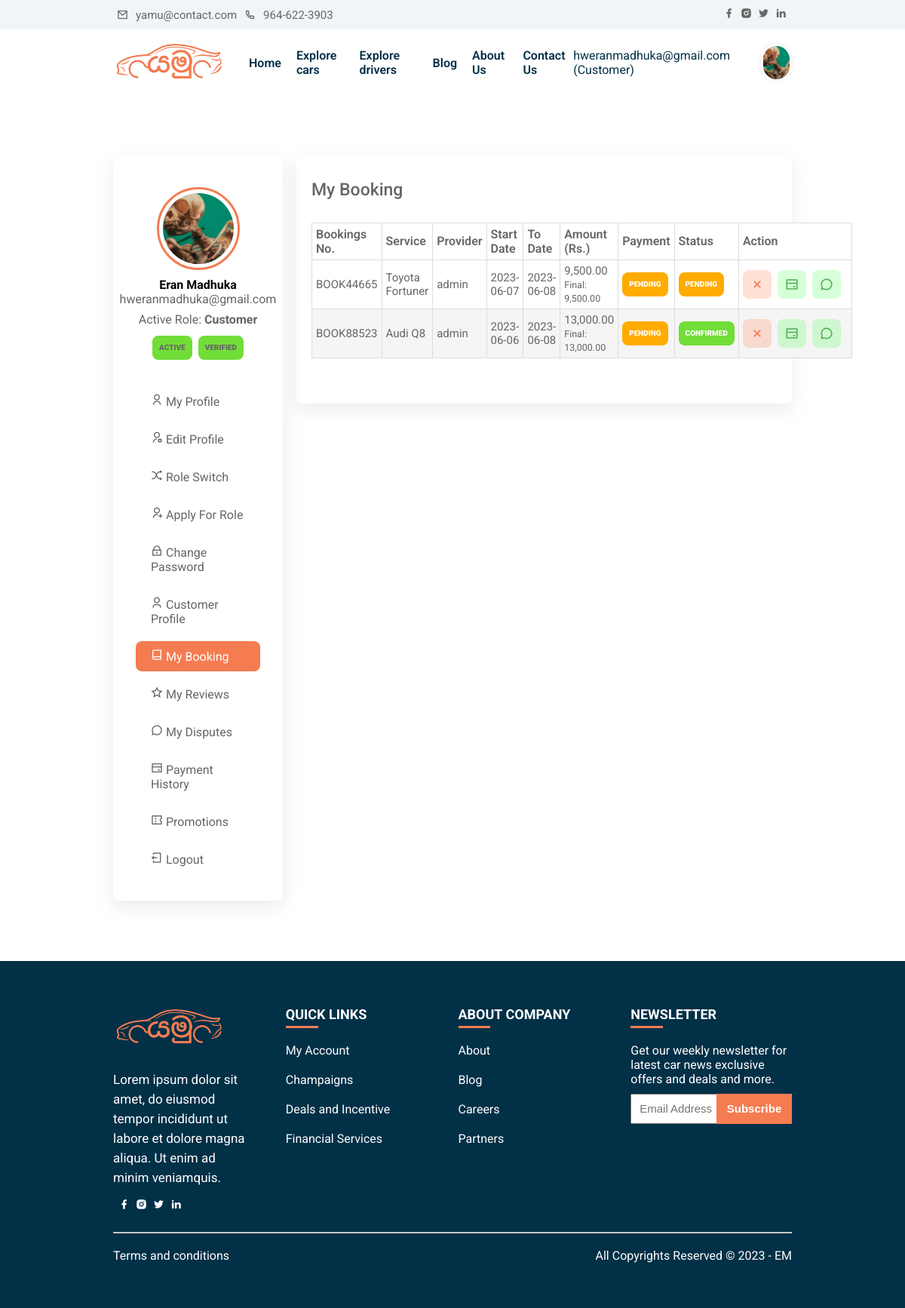
The page /my-booking.php (signed in) on the database as committed earlier.
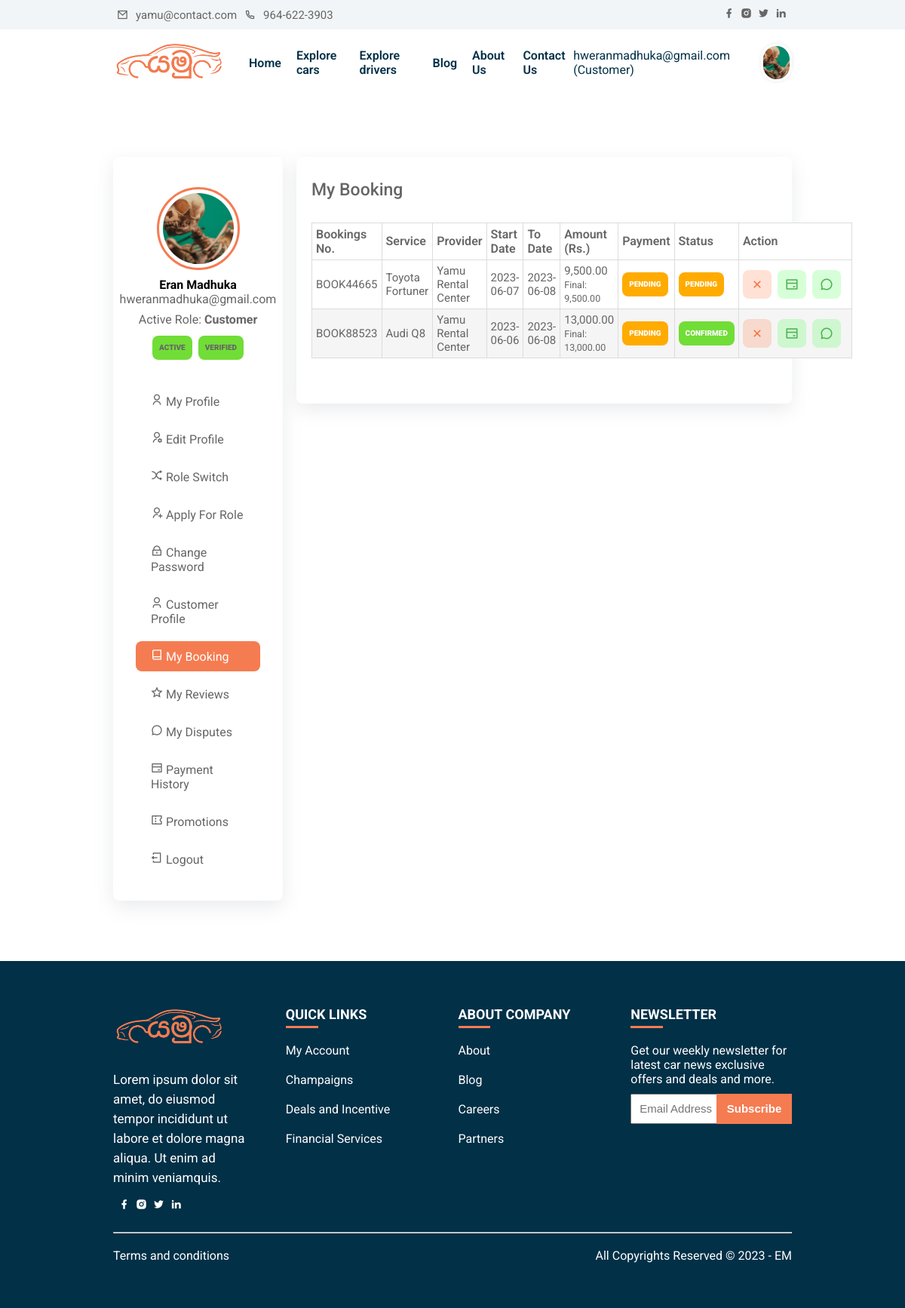
The same page on the database as committed later.
### tables this page shows
CREATE TABLE IF NOT EXISTS `booking` (
  `booking_id` int(11) NOT NULL AUTO_INCREMENT,
  `booking_No` varchar(50) DEFAULT NULL,
  `user_ID` int(11) DEFAULT NULL,
  `driver_id` int(11) DEFAULT NULL,
  `vehicle_ID` int(11) DEFAULT NULL,
  `start_Data` varchar(20) DEFAULT NULL,
  `end_Date` varchar(20) DEFAULT NULL,
  `total` double DEFAULT NULL,
  `status` int(11) DEFAULT '0',
  `booking_status` varchar(20) NOT NULL DEFAULT 'pending',
  `payment_status` varchar(20) NOT NULL DEFAULT 'pending',
  `promotion_id` int(11) DEFAULT NULL,
  `promo_code` varchar(50) DEFAULT NULL,
  `discount_amount` decimal(10,2) NOT NULL DEFAULT '0.00',
  `final_amount` decimal(10,2) DEFAULT NULL,
  `booking_Date` datetime DEFAULT NULL,
  `created_at` datetime DEFAULT NULL,
  `updated_at` datetime DEFAULT NULL,
  `cancelled_at` datetime DEFAULT NULL,
  `completed_at` datetime DEFAULT NULL,
  `update_Date` datetime DEFAULT NULL,
  PRIMARY KEY (`booking_id`)
);

CREATE TABLE IF NOT EXISTS `users` (
  `user_id` int(11) NOT NULL AUTO_INCREMENT,
  `username` varchar(50) DEFAULT NULL,
  `password` varchar(50) DEFAULT NULL,
  `role` enum('admin','staff','driver','customer') NOT NULL DEFAULT 'customer',
  `full_name` varchar(255) DEFAULT NULL,
  `email` varchar(255) DEFAULT NULL,
  `address` longtext,
  `city` varchar(50) DEFAULT NULL,
  `phone` varchar(11) DEFAULT NULL,
  `dob` varchar(50) DEFAULT NULL,
  `license_or_nic` varchar(100) DEFAULT NULL,
  `verification_status` varchar(20) NOT NULL DEFAULT 'verified',
  `bio` longtext,
  `profile_pic` varchar(255) DEFAULT NULL,
  `account_status` varchar(20) NOT NULL DEFAULT 'active',
  `rag_date` datetime DEFAULT NULL,
  `created_at` datetime DEFAULT NULL,
  `updated_at` datetime DEFAULT NULL,
  PRIMARY KEY (`user_id`)
);

### includes/auth.php (called while the page is built, shortened)
<?php
function yamu_e($value)
{
    return htmlspecialchars((string) $value, ENT_QUOTES, 'UTF-8');
}
function yamu_money($amount)
{
    return number_format((float) $amount, 2);
}
function yamu_badge_class($status)
{
    $status = strtolower(trim((string) $status));
    if (in_array($status, ['active', 'approved', 'verified', 'confirmed', 'completed', 'paid', 'available', 'good', 'visible', 'resolved'], true)) {
        return 'Status-conpleted-badge';
    }
    if (in_array($status, ['pending', 'under_review', 'unverified', 'booked', 'due soon', 'open', 'flagged', 'busy', 'on_request'], true)) {
        return 'Status-pending-badge';
    }
    return 'Status-inactive-badge';
}

### includes/booking-management.php (called while the page is built, shortened)
<?php
require_once __DIR__ . '/auth.php';
function yamu_booking_normalize_payment_status($status)
{
    $status = strtolower(trim((string) $status));
    $allowed = ['pending', 'paid', 'failed', 'refunded'];
    return in_array($status, $allowed, true) ? $status : 'pending';
}

### my-booking.php (the view, shortened to what the changed rows need)
<?php
    require_once __DIR__ . '/includes/auth.php';
    require_once __DIR__ . '/includes/booking-management.php';
?>
<!DOCTYPE html>
<html lang="en">
<head>
    <?php
        include('includes/header.php');
    ?>
</head>
<body>
    <?php
        include('includes/menu.php');
    ?>
    <section class="profile">
        <div class="container">
            <div class="row">
                <div class="profile-details card">
                    <table>
                        <thead>
                            <tr>
                                <th>Bookings No.</th>
                                <th>Service</th>
                                <th>Provider</th>
                                <th>Start Date</th>
                                <th>To Date</th>
                                <th>Amount (Rs.)</th>
                                <th>Payment</th>
                                <th>Status</th>
                                <th>Action</th>
                            </tr>
                        </thead>
                        <tbody class="table-body">
                        <?php
                            $sql = "SELECT b.*, COALESCE(v.vehicle_title, 'Driver Service') AS service_name, d.full_name AS driver_name,
                                           (SELECT MAX(payment_id) FROM payments p WHERE p.booking_id = b.booking_id) AS latest_payment_id,
                                           (SELECT COUNT(*) FROM reviews r WHERE r.booking_id = b.booking_id AND r.customer_id = b.user_ID) AS review_count,
                                           (SELECT COUNT(*) FROM complaints c WHERE c.booking_id = b.booking_id AND c.complainant_user_id = b.user_ID) AS dispute_count
                                    FROM booking b
                                    LEFT JOIN vehicles v ON v.vehicle_id = b.vehicle_ID
                                    LEFT JOIN users d ON d.user_id = b.driver_id
                                    WHERE b.user_ID = '" . (int) $_SESSION['user']['user_ID'] . "'
                                    ORDER BY b.created_at DESC, b.booking_id DESC";
                            $result = $conn->query($sql);
                            if ($result->num_rows > 0) {
                                while ($row = $result->fetch_assoc()) {
                                    $status = yamu_booking_normalize_status($row['booking_status'] ?? 'pending');
                                    ?>
                                    <tr>
                                        <td><?php echo $row['booking_No']; ?></td>
                                        <td><?php echo yamu_e($row['service_name']); ?></td>
                                        <td><?php echo yamu_e($row['driver_name'] ?: 'Provider'); ?></td>
                                        <td><?php echo $row['start_Data']; ?></td>
                                        <td><?php echo $row['end_Date']; ?></td>
                                        <td>
                                            <?php echo yamu_money($row['total']); ?><br>
                                            <small>Final: <?php echo yamu_money($row['final_amount'] ?: $row['total']); ?></small>
                                        </td>
                                        <td>
                                            <span class="<?php echo yamu_e(yamu_badge_class($row['payment_status'])); ?>">
                                                <?php echo yamu_e(ucfirst($row['payment_status'])); ?>
                                            </span>
                                        </td>
                                        <td>
                                            <span class="<?php echo yamu_e(yamu_badge_class($status)); ?>">
                                                <?php echo yamu_e(ucfirst($status)); ?>
                                            </span>
                                        </td>
                                        <td class="action-cell">
                                            <div class="table-actions">
                                                <?php if (in_array($status, ['pending', 'confirmed'], true)) { ?>
                                                    <a href="includes/booking-process.php?cancelBooking=<?php echo $row['booking_id']; ?>" class="del-badge" title="Cancel"><i class="ri-close-fill"></i></a>
                                                <?php } ?>
                                                <?php if (yamu_booking_normalize_payment_status($row['payment_status']) !== 'paid' && in_array($status, ['pending', 'confirmed'], true)) { ?>
                                                    <a href="booking-payment.php?booking_id=<?php echo $row['booking_id']; ?>" class="edit-badge" title="Pay"><i class="ri-bank-card-line"></i></a>
                                                <?php } ?>
                                                <a href="booking-dispute.php?booking_id=<?php echo $row['booking_id']; ?>" class="edit-badge" title="Dispute"><i class="ri-chat-3-line"></i></a>
                                            </div>
                                        </td>
                                    </tr>
                                    <?php
                                }
                            } else {
                                echo "0 results";
                            }
                        ?>
                        </tbody>
                    </table>
                </div>
            </div>
        </div>
    </section>
</body>
</html>

Rows that differ between the two databases and show on the page:
changed booking "BOOK44665": users.full_name "admin" → "Yamu Rental Center"
changed booking "BOOK88523": users.full_name "admin" → "Yamu Rental Center"
